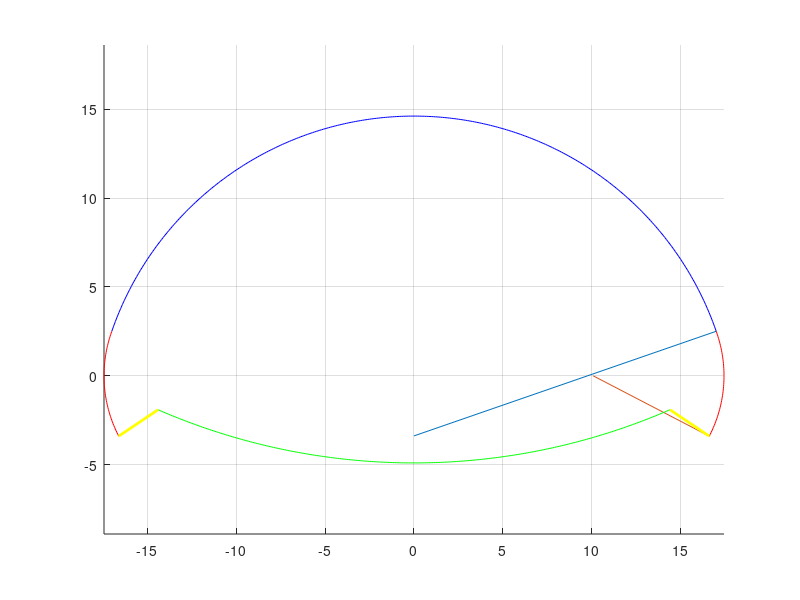

Write MATLAB code to recreate this figure.
clc;close all;clear;
r1=(1764+35)/100;
r2=(701+35)/100;
r3=(3587+29)/100;
lowest=-4.9;

o1=[0,-3.38];
o2=[sqrt((r1-r2)^2-o1(2)^2),0];
o3=[0,lowest+r3];

h=1e-1;
x1m=o2(1)*(1+r2/(r1-r2));
x1=0:h:x1m;
y1=o1(2)+sqrt(r1^2-x1.^2);

x21=x1(end);
y21=y1(end);
jiao2=atan(y21/(x21-o2(1)))-pi/4;
y22=r2*tan(jiao2);
y2=y21:-h:y22;
x2=o2(1)+sqrt(r2^2-y2.^2);

x3=0:h:14.4;
y3=o3(2)-sqrt(r3^2-x3.^2);

figure;hold on;
plot([o1(1) x1(end)],[o1(2) y1(end)]);
plot([o2(1) x2(end)],[o2(2) y2(end)]);
plot(x1,y1,'b',x2,y2,'r',x3,y3,'g',[x2(end) x3(end)],[y2(end) y3(end)],'y','linewidth',2);
plot(-x1,y1,'b',-x2,y2,'r',-x3,y3,'g',[-x2(end) -x3(end)],[y2(end) y3(end)],'y','linewidth',2);
grid;axis equal;

atan(x1(end)/(y1(end)-o1(2)))/pi*180